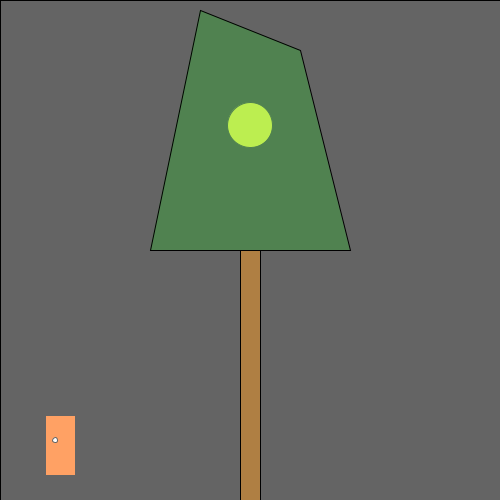
Frame 1 (no input)
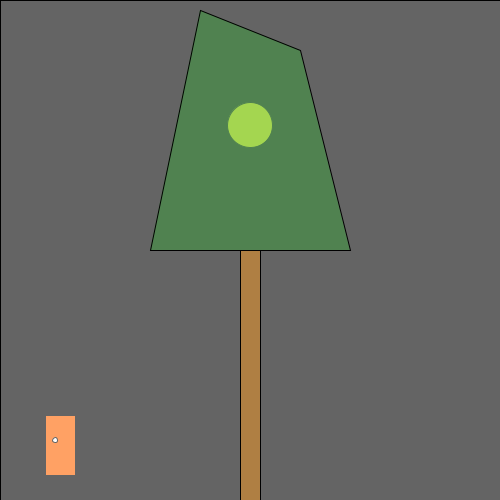
Frame 60 (the mouse pressed at the canvas centre just before this capture)
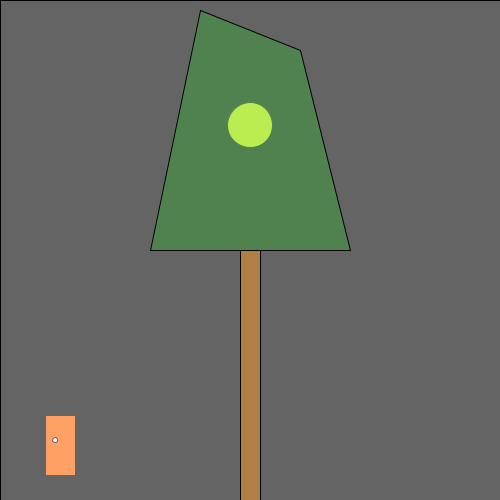
Frame 120 (the mouse held since frame 60 and released just before this capture)

The Processing sketch that drew these frames (run headless with seeded random() and noise(); from frame 60 on, the mouse is pressed at the canvas centre):

// Processing sketch: processing_109382
// ── processing_109382.pde

/*
  Norm Krumpe
  September 22, 2012
  Models a light that is triggered by motion (in this case, motion
  of the mouse).  The light also has a timer.  So, motion turns on the
  light, but a certain amount of time passing with no motion will
  cause the light to turn off again.
*/

// How close you need to get to the
// light sensor in order to turn on
// the light.  Higher values make it
// easier to trigger the light.  Distance
// is measured in pixels.
final int TRIGGER_DISTANCE = 50;

// The location of the sensor:
final int SWITCH_CENTER_X = 400;
final int SWITCH_CENTER_Y = 400;

// seconds until light shuts off automatically when there is no motion
final float SECONDS_UNTIL_AUTO_SHUTOFF = 10; 

// Light will initially be on because of this next value.
// Want the light off initially?  
// Set this to something less than SECONDS_UNTIL_AUTO_SHUTOFF
float timeOfLastTrigger = 0; 
boolean revealTriggerRegion = false;

// Just choose a window size
void setup() {
  size(500, 500);
}

// Each time the mouse moves, check to see
// if it triggered the motion sensor
void mouseMoved() {
  if (motionSensorWasTriggered()) {
    timeOfLastTrigger = millis()/1000.0;
  }
}

// When a key is pressed, toggle the "cheat" that
// reveals the motion sensor's trigger region.
void keyPressed() {
  revealTriggerRegion = !revealTriggerRegion;
}

// Draw the various parts of the scene
void draw() {
  background(0);

  drawLightSwitch();
  drawLamp();  
  drawTriggerRegion();
}

// Draws all components of the lamp
void drawLamp() {
  drawLight();
  fill(0, 255, 0, 50);
  quad(200, 10, 300, 50, 350, 250, 150, 250);
  fill(175, 127, 67);
  rect(240, 250, 20, 250);
}

// How the light gets drawn depends on whether
// the lightbulb is lit.
void drawLight() {

  if (secondsSinceLastTrigger() < SECONDS_UNTIL_AUTO_SHUTOFF) {
    // If the light is on:
    int strength = (int)random(156, 256);
    fill(strength, strength, 0);
    ellipse(250, 125, 45, 45);
    fill(255, 100);
    rect(0, 0, width, height);
  }

  else {
    // Light is off:
    fill(10, 10, 0);
    ellipse(250, 125, 45, 45);
  }
}

// Draw the light switch/sensor
void drawLightSwitch() {
  fill(255, 100, 0);
  rect(SWITCH_CENTER_X -355, SWITCH_CENTER_Y + 15, 30, 60);
  fill(255);
  ellipse(SWITCH_CENTER_X -345, SWITCH_CENTER_Y +40, 5, 5);
}

// Return true if the mouse triggered the sensor
boolean motionSensorWasTriggered() {
  return distanceFromLightSwitch() < TRIGGER_DISTANCE;
}

// Compute the distance between the mouse and the sensor
float distanceFromLightSwitch() {  
  return dist(mouseX, mouseY, SWITCH_CENTER_X, SWITCH_CENTER_Y);
}

// Determine how long it has been since the motion sensor
// was last turned on.
float secondsSinceLastTrigger() {
  return millis()/1000.0 - timeOfLastTrigger;
}

// Show a "cheat" region so that you know where the mouse
// needs to go in order to trigger the light sensor
void drawTriggerRegion() {
  if (revealTriggerRegion) {
    fill(255, 25);
    ellipse(SWITCH_CENTER_X, SWITCH_CENTER_Y, 
    TRIGGER_DISTANCE * 2, TRIGGER_DISTANCE * 2);
  }
}
